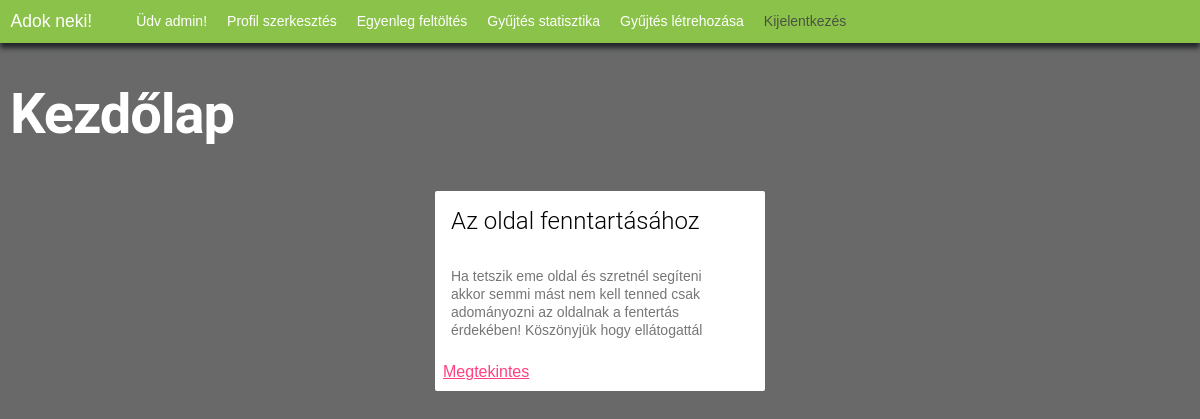
The app's page / (signed in) with its own data.
### app/models.py (models this page shows, shortened)
class gyujtes(models.Model):
    publikalo = models.ForeignKey(
        settings.AUTH_USER_MODEL, on_delete=models.CASCADE)
    cim = models.CharField(max_length=255)
    leiras = models.TextField()
    promocios = models.BooleanField(default=False)
    minAr = models.IntegerField(null=False)
    cel = models.IntegerField()
    jelenleg = models.IntegerField(default=0)
    datumIdo_UTC = models.DateTimeField(default=timezone.now())
    celDatum = models.DateTimeField(null=True)
    class Meta:
        ordering = ["id"]

### app/views.py (the view)
# urls.py: path('', views.kezdolap, name='home'),
def kezdolap(request):
    assert isinstance(request, HttpRequest)
    promos = []
    atlagos = []
    user = request.user
    for i in gyujtes.objects.all():
        if i.promocios == True:
            promos.append(i)
        else:
            atlagos.append(i)
    return render(request, "templates/app/home.html", {"cim": "Adok neki! - Adomány oldal", "atlagos": atlagos,
                                                       "promos": promos, "user": user})

### app/templates/app/home.html (shortened to what this page needs)
{% extends "templates/app/layout/layout_nav.html" %}
{% block content %}
<div id="koszonto">
    <h1 id="oldalcim">Kezdőlap</h1>
</div>
{% if user.is_authenticated %}
<div id="kartyak">
    {%for i in atlagos %}
    <div class="mdl-card">
        <div class="mdl-card__title">
            <h3 class="mdl-card__title-text">{{i.cim}}</h3>
        </div>
        <div class="mdl-card__supporting-text">
            {{i.leiras}}
        </div>
        <div class="mdl-card__actions">
            <a href="{% url 'gyujtes' i.id %}">Megtekintes</a>
        </div>
    </div>
    {%endfor%}
</div>
{%endif%}
{% endblock %}

### app/templates/app/layout/layout_nav.html (shortened to what this page needs)
{% extends "templates/app/layout/layout_head.html"%}
{%block navbar%}
<nav class="navbar navbar-expand-lg bg-primary">
    <div class="container-fluid">
        <a href="{% url 'kezdolap' %}" id="kezdolapVissza" class="navbar-brand">Adok neki!</a>
        <div class="collapse navbar-collapse" id="navbarNavDropdown">
            {% if user.is_authenticated%}
            <ul class="navbar-nav">
                <li class="nav-item">
                </li>
                <li><a href="{%url 'profil'%}" id="ugras" class="nav-item">Üdv {{request.user.username}}!</a></li>
                <li><a href="{%url 'profilSzerk'%}" id="ugras" class="nav-item">Profil szerkesztés</a></li>
                <li><a href="{%url 'egyenlegFel'%}" id="ugras" class="nav-item">Egyenleg feltöltés</a></li>
                <li><a href="{%url 'gyujtesStat'%}" id="ugras" class="nav-item">Gyűjtés statisztika</a></li>
                <li><a href="{%url 'ujGyujtes'%}" id="ugras" class="nav-item">Gyűjtés létrehozása</a></li>
                <li>
                    <a href="{% url 'kijelentkezes'%}" class="mdl-navigation__link nav-item">Kijelentkezés</a>
                </li>
            </ul>
            {%else%}
            <ul class="navbar-nav">
                <li class="nav-item">
                    <a href="{% url 'bejelentkezes' %}" class="mdl-navigation__link">Bejelentkezés</a>
                </li>
            </ul>
            {%endif%}
        </div>
    </div>
</nav>
{%endblock%}

### app/static/app/main_style.css (style rules this page uses)
body { background-color: #696969; }
#oldalcim { color: white; font-weight: 700; padding: 10px; }
#kezdolapVissza { color: white; text-decoration-line:none; }
#ugras { color: white; text-decoration-line: none; }
.navbar { box-shadow: 0px 5px 5px; }
#kartyak { display: flex; flex-direction: row; align-content:space-evenly; align-items:center; justify-content: center; padding: 5px; }
.mdl-card { margin: auto; }
.navbar-nav .nav-item { padding: 0 10px 0 10px; }
#koszonto { display: flex; align-content: center; align-items:baseline; flex-direction:row; }

### records on screen
gyujtes: cim "Az oldal fenntartásához", leiras "Ha tetszik eme oldal és szretnél segíteni akkor semmi mást nem kell tenned csak adományozni az oldalnak a fentertás érdekében! Köszönyjük hogy ellátogattál"

### other values on screen
{{ request.user.username }} "admin"
